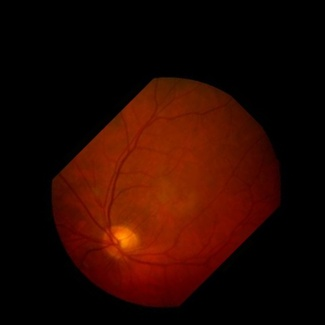
#> input picture Day2/2_2/aria.jpg, 325 x 325 px, shrunk from 480 x 480 before the run, found by its file name
$ python wks2_2_sol.py
#> lines starting #> are read from the running program, lines starting #| are printed output that depends on the picture; after the words box and inside, x2 and y2 are one past the last pixel; in counts of white or black regions, pixels touching at a corner belong together
#!/usr/bin/env python3
# -*- coding: utf-8 -*-
#
#
# Workshop 2.2
# ------------

# The objective of the workshop is to isolate blood vessels from
# the retinal image


import cv2
import numpy as np
import matplotlib.pyplot as plt


def cv2plt(img):
    plt.axis('off')
    if np.size(img.shape) == 3:
        plt.imshow(cv2.cvtColor(img,cv2.COLOR_BGR2RGB))
    else:
        plt.imshow(img,cmap='gray',vmin=0,vmax=255)
    plt.show()


# a. Read in the image 'aria.jpg'
#

Ar      = cv2.imread('aria.jpg')
#> Ar is the input picture: shape (325, 325, 3); mean B, G, R 0.8, 8.3, 39.7


##########


# b. Shift the image up by 50 pixels
#

(row,clm,_)     = Ar.shape
#> row = 325; clm = 325
Mt      = np.float32([[1,0,0],[0,1,-50]])   #  MUST use np.float32, else error !!
Ar      = cv2.warpAffine(Ar,Mt,(row,clm))
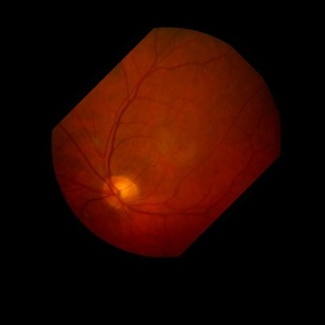
#> Ar: shape (325, 325, 3); mean B, G, R 0.8, 8.3, 39.7

plt.figure()
cv2plt(Ar)


##########


# c. Rotate the image by 45 degrees, clockwise with
#    respect to the image center
#

Mr      = cv2.getRotationMatrix2D((clm/2,row/2),-45,1)
Ar      = cv2.warpAffine(Ar,Mr,(row,clm))
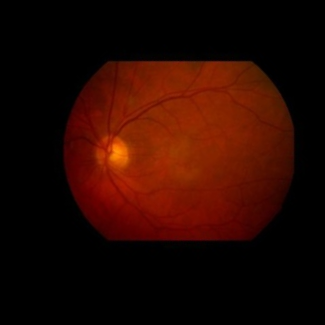
#> Ar: shape (325, 325, 3); mean B, G, R 0.8, 8.3, 39.7

plt.figure()
cv2plt(Ar)


##########


# d. Create a mask that consists only of the retinal region.
#    (Refer to wks2_2_d.jpg for the output)
#

(_,mask)    = cv2.threshold(Ar[:,:,2],18,255,cv2.THRESH_BINARY)
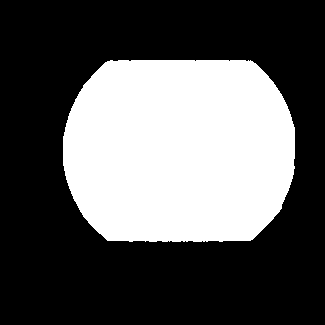
#> mask: shape (325, 325); 35.3% white; 1 white region, box (x1, y1, x2, y2) and area: (63, 60, 295, 242) 37290

plt.figure()
cv2plt(mask)


##########


# e. Read in image 'neu.jpg' and create a mask that segments
#    all the elements in the image (Refer to wks2_2_e.jpg for the output)


neu         = cv2.imread('neu.jpg')
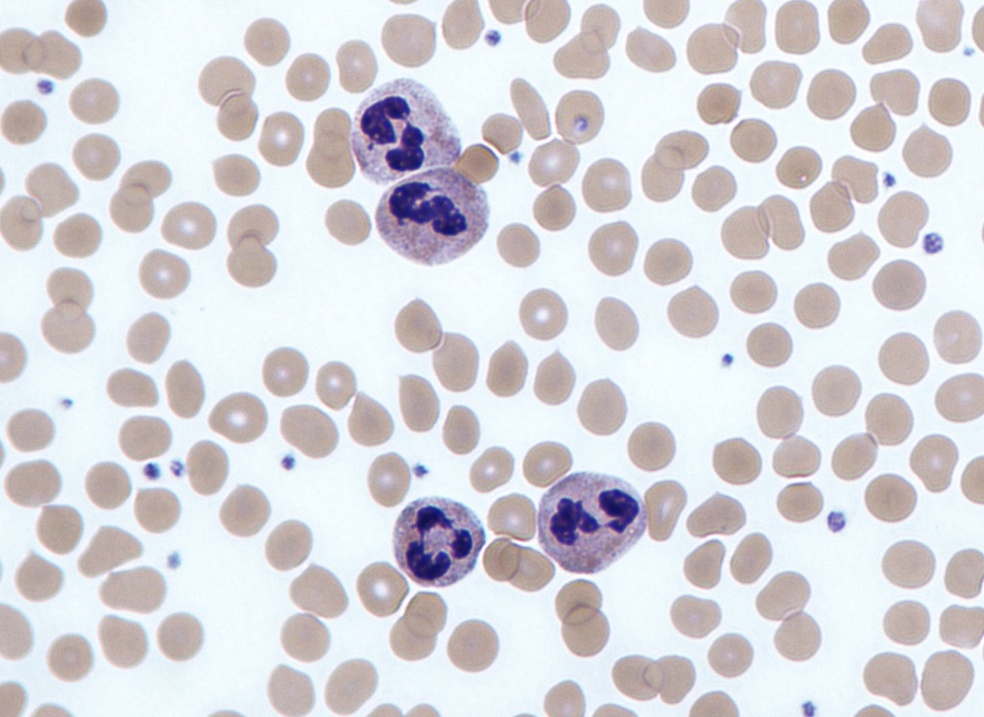
#> input picture Day2/2_2/neu.jpg, 984 x 717 px, shrunk from 1455 x 1060 before the run, found by its file name
#> neu is the input picture: shape (717, 984, 3); mean B, G, R 217.9, 213, 214.5
neug        = cv2.cvtColor(neu, cv2.COLOR_BGR2GRAY)
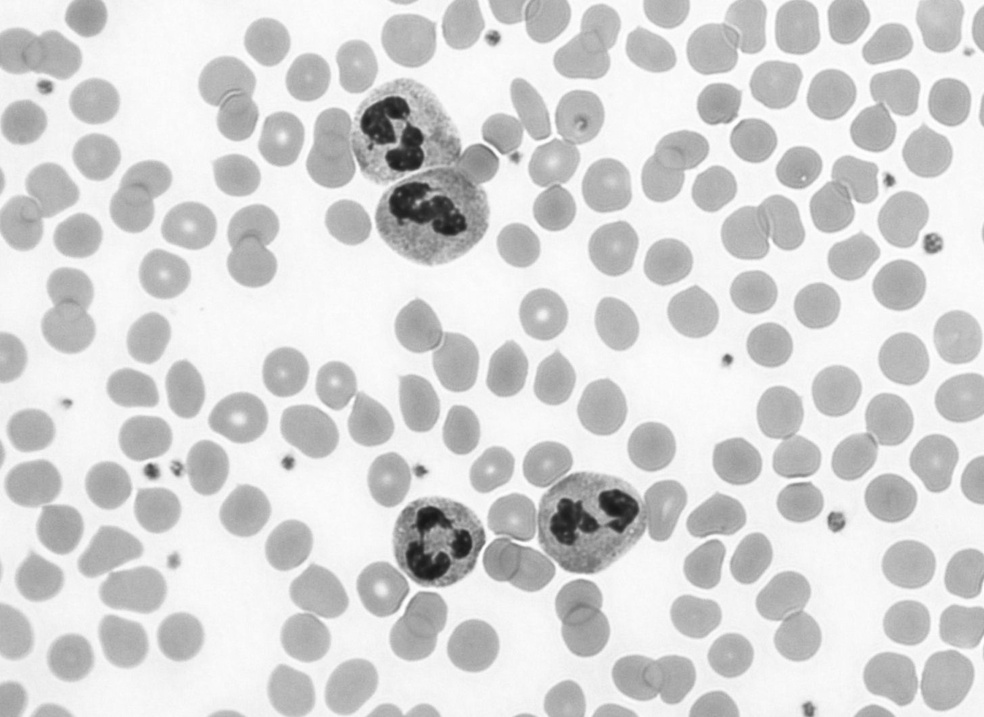
#> neug: shape (717, 984); min 23, max 255, mean 214
neug        = 255-neug
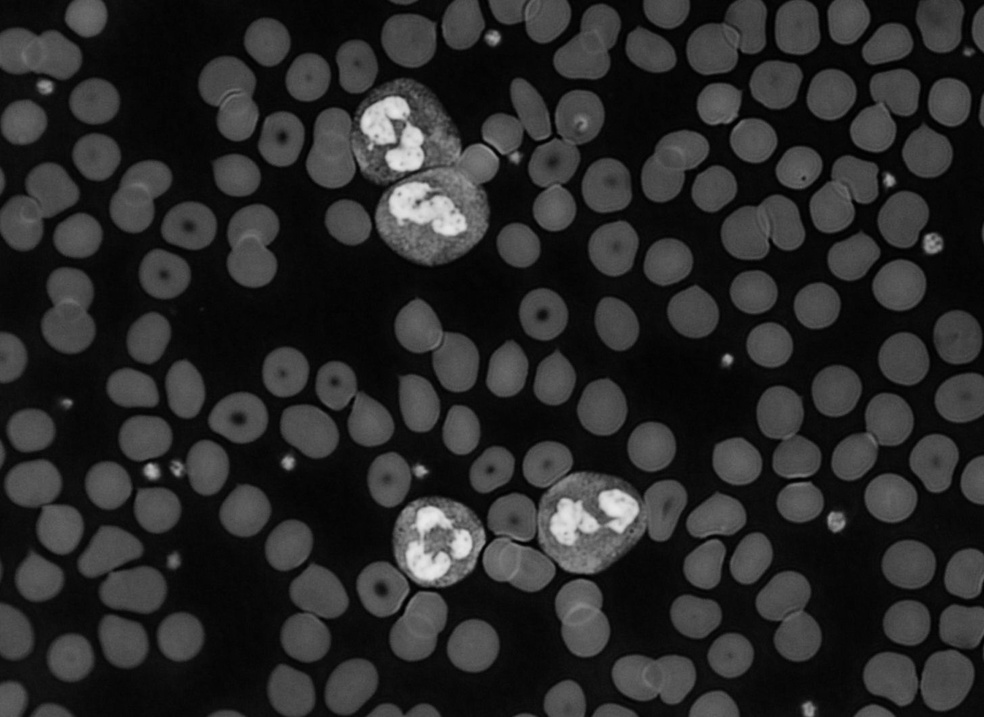
#> neug: shape (717, 984); min 0, max 232, mean 41

(_,ntr)     = cv2.threshold(neug,31,255,cv2.THRESH_BINARY)
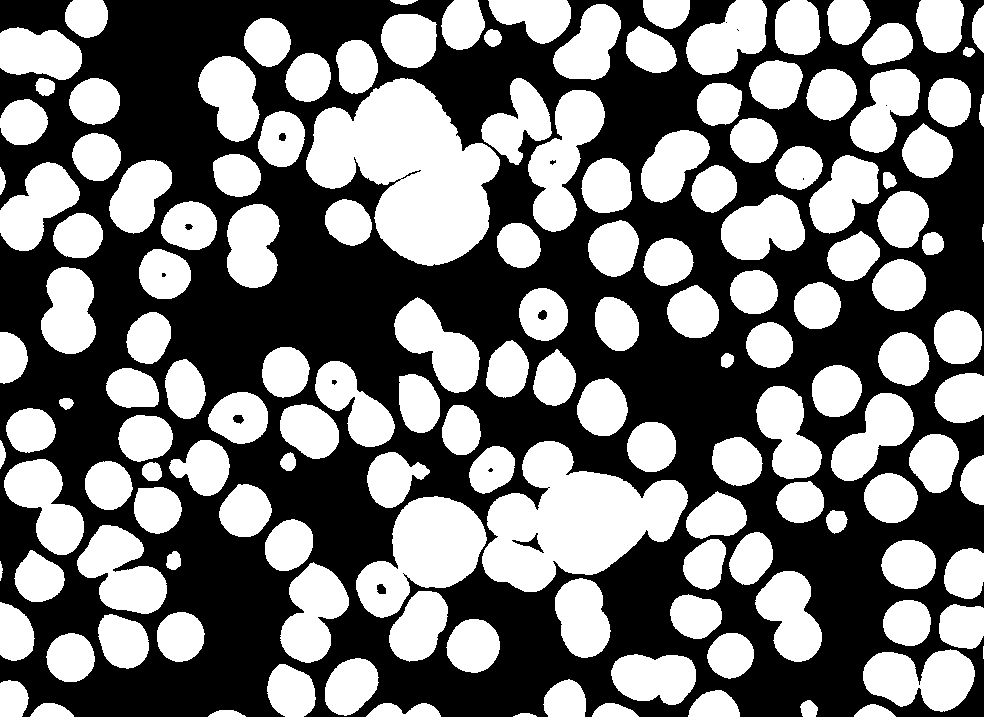
#> ntr: shape (717, 984); 46.1% white; 149 white regions (1 under 20 px), largest, box (x1, y1, x2, y2) and area: (306, 78, 500, 266) 21475, (482, 441, 688, 592) 17468, (356, 496, 487, 618) 8935

plt.figure()
cv2plt(ntr)
